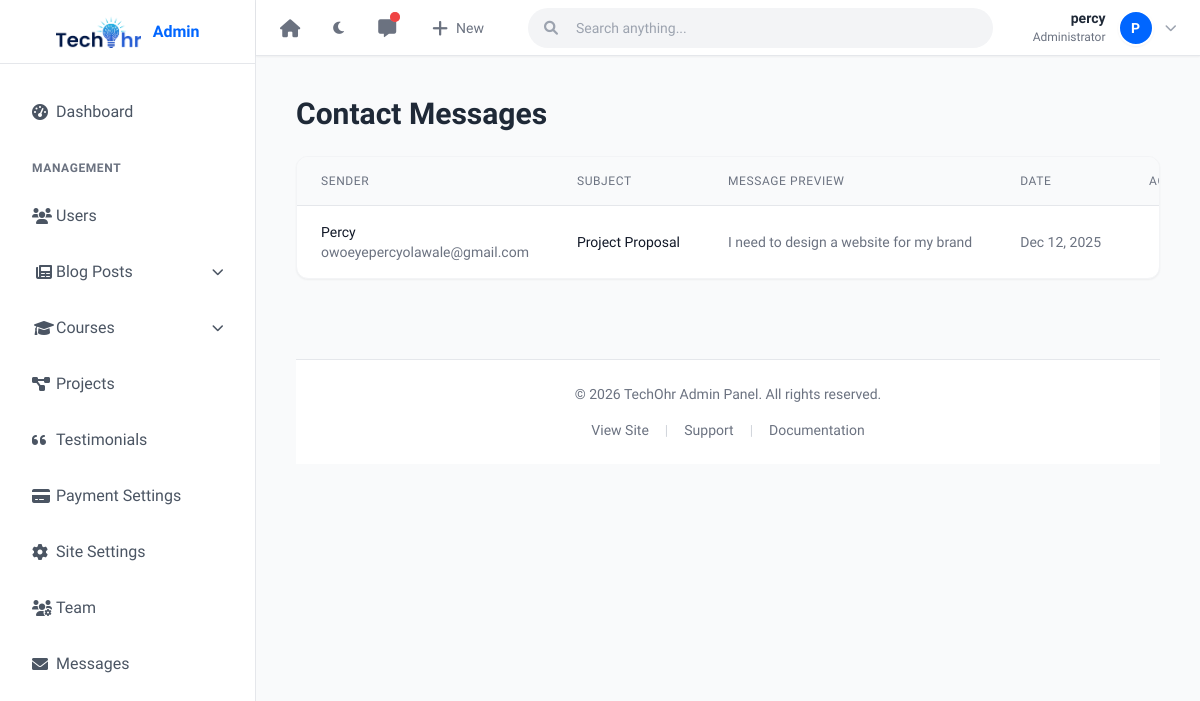
The app's page /manage/messages/ (signed in), older data.
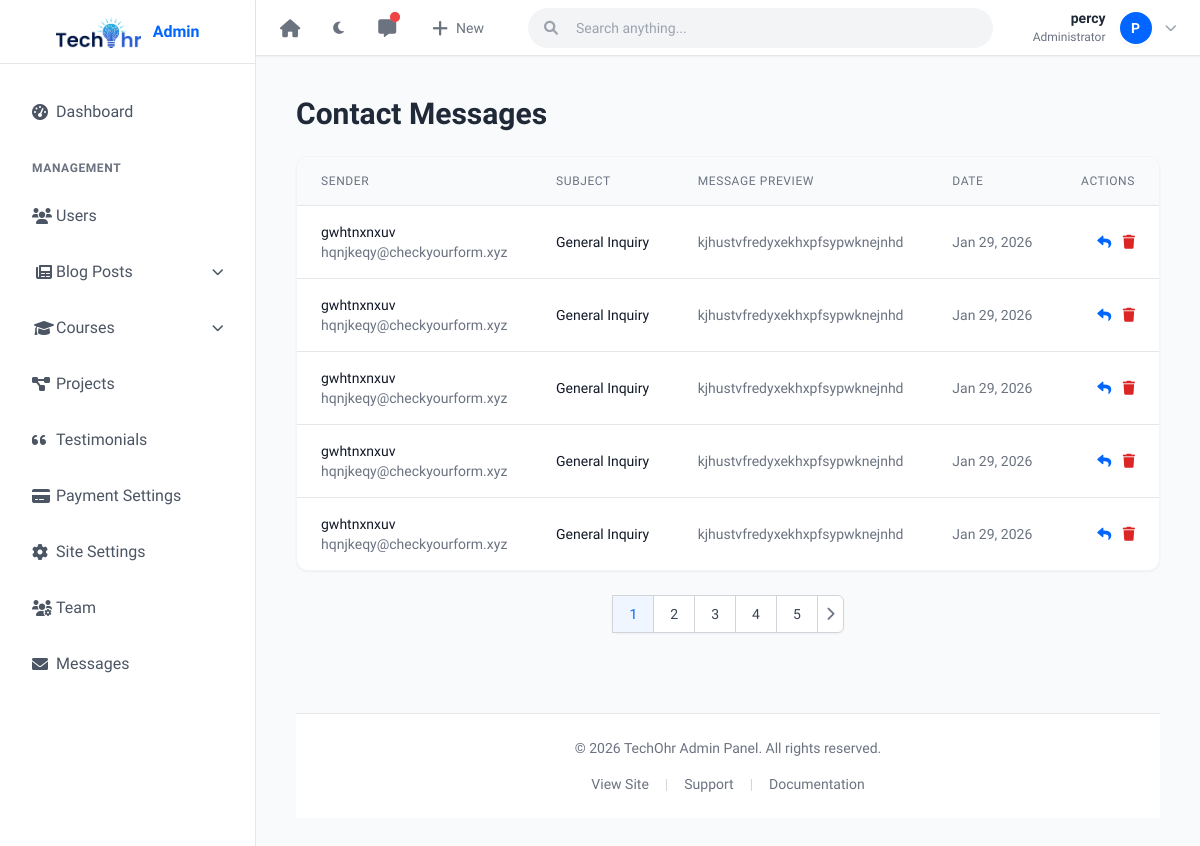
The same page, newer data.
### core/models.py (models this page shows, shortened)
class Contact(models.Model):
    name = models.CharField(max_length=200)
    email = models.EmailField()
    subject = models.CharField(max_length=200)
    message = models.TextField()
    created_at = models.DateTimeField(auto_now_add=True)

### core/views.py (the view)
# urls.py: path('manage/messages/', views.manage_messages, name='manage_messages'),
@staff_required
def manage_messages(request):
    contact_list = Contact.objects.all().order_by('-created_at')
    paginator = Paginator(contact_list, 5) # Show 5 messages per page.
    page_number = request.GET.get('page')
    contacts = paginator.get_page(page_number)
    return render(request, 'core/manage_messages.html', {'contacts': contacts})

### core/context_processors.py (called while the page is built)
def site_settings(request):
    settings_obj = SiteSettings.objects.first()
    stats_obj = CompanyStats.objects.first()
    return {
        'site_settings': settings_obj,
        'company_stats': stats_obj,
    }

### templates/core/manage_messages.html (shortened to what the changed rows need)
{% extends 'layouts/admin_base.html' %}
{% block admin_content %}
<div class="w-full">
    <div class="flex justify-between items-center mb-6">
        <h1 class="text-2xl sm:text-3xl font-bold text-gray-800 dark:text-white">Contact Messages</h1>
    </div>
    <div class="hidden md:block bg-white dark:bg-gray-800 rounded-xl shadow-sm border border-gray-100 dark:border-gray-700 overflow-hidden w-full">
        <div class="overflow-x-auto">
            <table class="w-full min-w-[800px]">
                <thead class="bg-gray-50 dark:bg-gray-700/50 border-b border-gray-200 dark:border-gray-700">
                    <tr>
                        <th class="px-6 py-4 text-left text-xs font-medium text-gray-500 dark:text-gray-400 uppercase tracking-wider">Sender</th>
                        <th class="px-6 py-4 text-left text-xs font-medium text-gray-500 dark:text-gray-400 uppercase tracking-wider">Subject</th>
                        <th class="px-6 py-4 text-left text-xs font-medium text-gray-500 dark:text-gray-400 uppercase tracking-wider">Message Preview</th>
                        <th class="px-6 py-4 text-left text-xs font-medium text-gray-500 dark:text-gray-400 uppercase tracking-wider">Date</th>
                        <th class="px-6 py-4 text-right text-xs font-medium text-gray-500 dark:text-gray-400 uppercase tracking-wider">Actions</th>
                    </tr>
                </thead>
                <tbody class="divide-y divide-gray-200 dark:divide-gray-700">
                    {% for contact in contacts %}
                    <tr class="hover:bg-gray-50 dark:hover:bg-gray-700/50 transition group cursor-pointer" onclick="toggleMessage('msg-{{ contact.id }}')">
                        <td class="px-6 py-4 whitespace-nowrap">
                            <div class="text-sm font-medium text-gray-900 dark:text-white">{{ contact.name }}</div>
                            <div class="text-sm text-gray-500 dark:text-gray-400">{{ contact.email }}</div>
                        </td>
                        <td class="px-6 py-4 whitespace-nowrap text-sm text-gray-900 dark:text-white font-medium">
                            {{ contact.subject }}
                        </td>
                        <td class="px-6 py-4 text-sm text-gray-500 dark:text-gray-400 truncate max-w-xs">
                            {{ contact.message|truncatechars:50 }}
                        </td>
                        <td class="px-6 py-4 whitespace-nowrap text-sm text-gray-500 dark:text-gray-400">
                            {{ contact.created_at|date:"M d, Y" }}
                        </td>
                        <td class="px-6 py-4 whitespace-nowrap text-right text-sm font-medium space-x-2" onclick="event.stopPropagation()">
                            <a href="mailto:{{ contact.email }}" class="text-primary dark:text-primary-light hover:text-blue-900 dark:hover:text-blue-300" title="Reply"><i class="fas fa-reply"></i></a>
                            <a href="{% url 'delete_message' contact.id %}" class="text-red-600 dark:text-red-400 hover:text-red-900 dark:hover:text-red-300" onclick="return confirm('Are you sure you want to delete this message?')" title="Delete"><i class="fas fa-trash"></i></a>
                        </td>
                    </tr>
                    {% empty %}
                    <tr>
                        <td colspan="5" class="px-6 py-10 text-center text-gray-500 dark:text-gray-400">
                            No messages found.
                        </td>
                    </tr>
                    {% endfor %}
                </tbody>
            </table>
        </div>
    </div>
    {% if contacts.has_other_pages %}
    <div class="mt-6 flex justify-center">
        <nav class="relative z-0 inline-flex rounded-md shadow-sm -space-x-px" aria-label="Pagination">
            {% for i in contacts.paginator.page_range %}
                {% if contacts.number == i %}
                    <span class="relative inline-flex items-center px-4 py-2 border border-gray-300 dark:border-gray-700 bg-blue-50 dark:bg-blue-900/20 text-sm font-medium text-primary dark:text-blue-400">
                        {{ i }}
                    </span>
                {% else %}
                    <a href="?page={{ i }}" class="relative inline-flex items-center px-4 py-2 border border-gray-300 dark:border-gray-700 bg-white dark:bg-gray-800 text-sm font-medium text-gray-700 dark:text-gray-300 hover:bg-gray-50 dark:hover:bg-gray-700">
                        {{ i }}
                    </a>
                {% endif %}
            {% endfor %}
            {% if contacts.has_next %}
                <a href="?page={{ contacts.next_page_number }}" class="relative inline-flex items-center px-2 py-2 rounded-r-md border border-gray-300 dark:border-gray-700 bg-white dark:bg-gray-800 text-sm font-medium text-gray-500 dark:text-gray-400 hover:bg-gray-50 dark:hover:bg-gray-700">
                    <i class="fas fa-chevron-right"></i>
                </a>
            {% endif %}
        </nav>
    </div>
    {% endif %}
</div>
{% endblock %}

Row changes from the older to the newer data that the page shows:
no longer on this page (row unchanged): Contact: name "Percy", email "owoeyepercyolawale@gmail.com", subject "Project Proposal", message "I need to design a website for my brand", created_at "Dec 12, 2025"
added Contact: name "gwhtnxnxuv", email "hqnjkeqy@checkyourform.xyz", subject "General Inquiry", message "kjhustvfredyxekhxpfsypwknejnhd", created_at "Jan 29, 2026"
added Contact: name "gwhtnxnxuv", email "hqnjkeqy@checkyourform.xyz", subject "General Inquiry", message "kjhustvfredyxekhxpfsypwknejnhd", created_at "Jan 29, 2026"
added Contact: name "gwhtnxnxuv", email "hqnjkeqy@checkyourform.xyz", subject "General Inquiry", message "kjhustvfredyxekhxpfsypwknejnhd", created_at "Jan 29, 2026"
added Contact: name "gwhtnxnxuv", email "hqnjkeqy@checkyourform.xyz", subject "General Inquiry", message "kjhustvfredyxekhxpfsypwknejnhd", created_at "Jan 29, 2026"
added Contact: name "gwhtnxnxuv", email "hqnjkeqy@checkyourform.xyz", subject "General Inquiry", message "kjhustvfredyxekhxpfsypwknejnhd", created_at "Jan 29, 2026"
Text that changed along with them:
new list line: "1"
new list line: "2"
new list line: "3"
new list line: "4"
new list line: "5"
